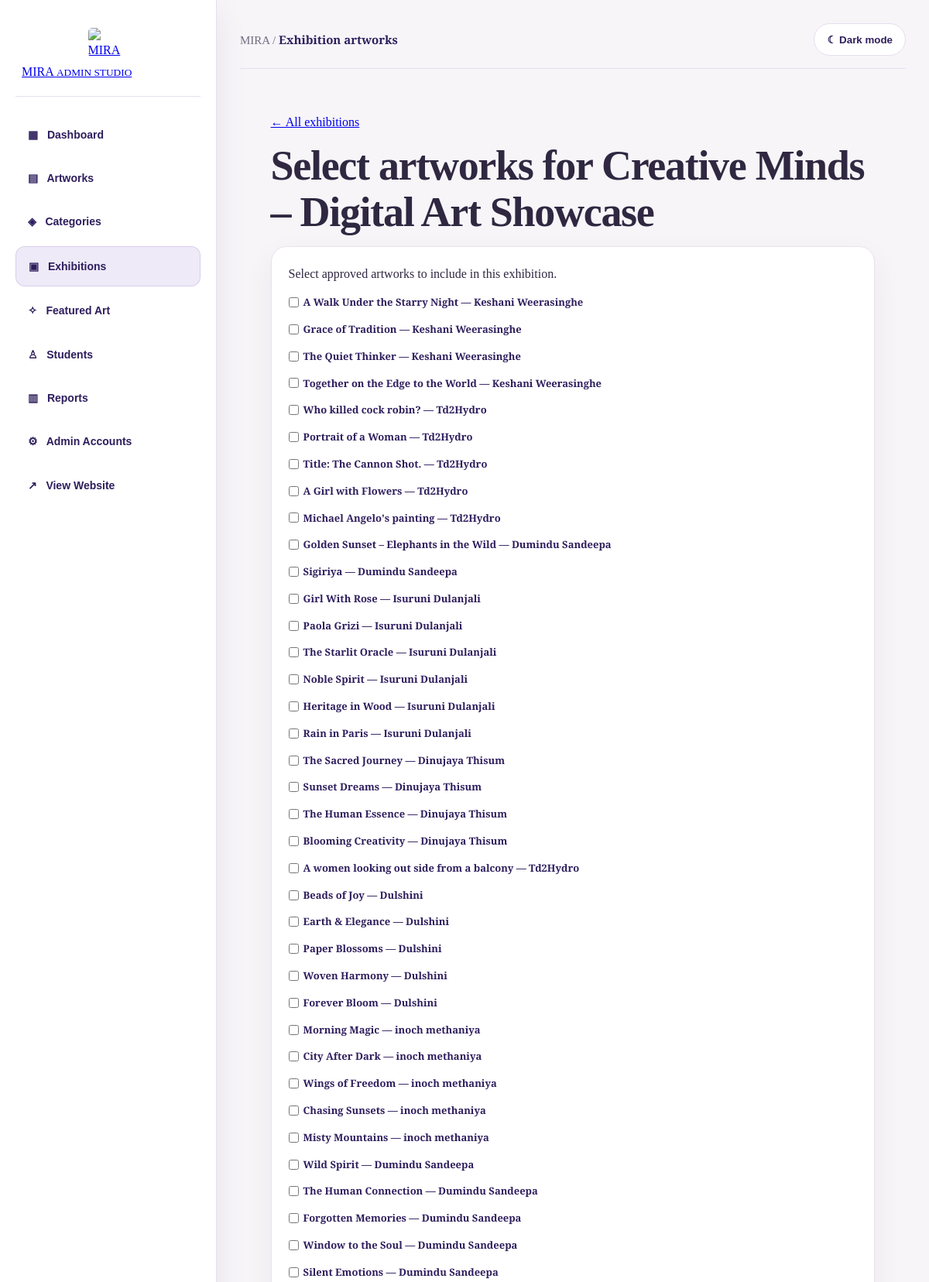
/admin/event-artworks.php?event_id=2 (signed in, upper part), run on the app's committed database.
### tables this page shows
CREATE TABLE `events` (
  `event_id` int(11) NOT NULL,
  `event_name` varchar(500) NOT NULL,
  `description` text DEFAULT NULL,
  `event_date` datetime NOT NULL,
  `location` varchar(250) DEFAULT NULL,
  `created_at` timestamp NOT NULL DEFAULT current_timestamp(),
  `title` varchar(500) DEFAULT NULL,
  `venue` varchar(250) DEFAULT NULL,
  `starts_at` datetime DEFAULT NULL,
  `ends_at` datetime DEFAULT NULL,
  `registration_deadline` datetime DEFAULT NULL,
  `capacity` int(11) NOT NULL DEFAULT 100,
  `poster_path` varchar(255) DEFAULT NULL,
  `status` varchar(30) NOT NULL DEFAULT 'draft',
  `created_by` int(11) DEFAULT NULL
);

CREATE TABLE `artworks` (
  `artwork_id` int(11) NOT NULL,
  `user_id` int(11) NOT NULL,
  `category_id` int(11) NOT NULL,
  `title` varchar(200) NOT NULL,
  `description` text DEFAULT NULL,
  `status` varchar(100) DEFAULT 'pending',
  `is_featured` tinyint(1) DEFAULT 0,
  `created_at` timestamp NOT NULL DEFAULT current_timestamp(),
  `rejection_reason` text DEFAULT NULL,
  `reviewed_at` timestamp NULL DEFAULT NULL,
  `reviewed_by` int(11) DEFAULT NULL,
  `featured_order` int(11) DEFAULT NULL
);

CREATE TABLE `users` (
  `USER_ID` int(11) NOT NULL,
  `FULL_NAME` varchar(100) NOT NULL,
  `EMAIL` varchar(250) NOT NULL,
  `PASSWORD` varchar(200) NOT NULL,
  `ROLE` enum('STUDENT','ARTIST','ADMIN') DEFAULT 'STUDENT',
  `CREATED_AT` timestamp NOT NULL DEFAULT current_timestamp(),
  `ABOUT_ARTIST` text DEFAULT NULL,
  `PROFILE_PHOTO` varchar(255) DEFAULT NULL,
  `COVER_PHOTO` varchar(255) DEFAULT NULL,
  `account_status` varchar(20) NOT NULL DEFAULT 'active',
  `profile_image` varchar(255) DEFAULT NULL
);

### event-common.php (called while the page is built, shortened)
<?php
function eventEsc($value): string {return htmlspecialchars((string)$value, ENT_QUOTES | ENT_SUBSTITUTE, 'UTF-8');}

### admin/event-artworks.php (the view, shortened to what this page needs)
<?php
require __DIR__.'/auth.php';require __DIR__.'/../event-common.php';
$eid=filter_input(INPUT_GET,'event_id',FILTER_VALIDATE_INT) ?: filter_var($_POST['event_id']??null,FILTER_VALIDATE_INT);
$s=$conn->prepare('SELECT title FROM events WHERE event_id=?');$s->bind_param('i',$eid);$s->execute();$event=$s->get_result()->fetch_assoc();$s->close();if(!$event){http_response_code(404);exit('Exhibition not found');}
$s=$conn->prepare("SELECT a.artwork_id,a.title,u.FULL_NAME AS artist_name,EXISTS(SELECT 1 FROM event_artworks ea WHERE ea.event_id=? AND ea.artwork_id=a.artwork_id) AS selected FROM artworks a JOIN users u ON u.USER_ID=a.user_id WHERE LOWER(a.status)='approved' ORDER BY a.created_at DESC");$s->bind_param('i',$eid);$s->execute();$artworks=$s->get_result()->fetch_all(MYSQLI_ASSOC);$s->close();
?><!doctype html><html><head><link rel="stylesheet" href="admin.css"><link rel="stylesheet" href="../event.css"><link rel="stylesheet" href="../mira-design-system.css?v=1">
<link rel="stylesheet" href="mira-admin-polish.css?v=1">
</head><body class="admin-page"><div class="admin-layout"><?php  require __DIR__.'/sidebar.php'; ?><main class="admin-main"><header class="admin-topbar"><p class="admin-breadcrumb">MIRA / <strong>Exhibition artworks</strong></p><button id="themeToggle" class="admin-theme-toggle" type="button"></button></header><div class="event-container"><a href="events.php">← All exhibitions</a><h1>Select artworks for <?=eventEsc($event['title'])?></h1><form method="post" class="event-card event-form"><p>Select approved artworks to include in this exhibition.</p><?php foreach($artworks as $a):?><label class="event-checkbox"><input type="checkbox" name="artworks[]" value="<?= (int)$a['artwork_id'] ?>" <?=$a['selected']?'checked':''?>><?=eventEsc($a['title'])?> — <?=eventEsc($a['artist_name'])?></label><?php endforeach;?></form></div></main></div></body></html>

### admin/admin.css (style rules this page uses)
:root { --bg: #f5f2f7; --surface: #ffffff; --surface-soft: #f8f5fb; --text: #2e1e5d; --muted: #756c81; --border: #e7deef; --accent-1: #ff8a3d; --accent-2: #e04b7a; --accent-3: #7654bb; --shadow: 0 15px 40px rgba(46, 30, 93, 0.08); --glass: rgba(255, 255, 255, 0.55); }
* { margin: 0; padding: 0; box-sizing: border-box; }
body.admin-page { font-family: "Cormorant Garamond", serif; background: var(--bg); color: var(--text); min-height: 100vh; line-height: 1.6; }
.admin-layout { display: grid; grid-template-columns: 280px 1fr; min-height: 100vh; }
.admin-main { padding: 28px; }
.admin-topbar { display: flex; justify-content: space-between; align-items: center; gap: 18px; margin-bottom: 28px; padding-bottom: 16px; border-bottom: 1px solid var(--border); }
.admin-breadcrumb { color: var(--muted); font-size: 15px; }
.admin-breadcrumb strong { color: var(--text); }
.admin-theme-toggle { height: 42px; padding: 0 16px; border-radius: 22px; border: 1px solid var(--border); background: var(--surface); color: var(--text); cursor: pointer; font-weight: 600; }

### event.css (style rules this page uses)
:root { --ev-bg:#f5f2f7;--ev-card:#fff;--ev-text:#2e1e5d;--ev-muted:#756c81;--ev-border:#e6dfea;--ev-soft:#f9f5fb }
.event-container { max-width:1250px;margin:auto;padding:28px 24px 70px }
.event-container h1 { font:700 clamp(36px,5vw,58px)/1.13 'Cormorant Garamond',serif;margin:13px 0 }
.event-card { background:var(--ev-card);border:1px solid var(--ev-border);border-radius:24px;padding:25px;box-shadow:0 12px 30px rgba(46,30,93,.07) }
.event-form { display:grid;gap:14px }
.event-form label { display:grid;gap:6px;color:var(--ev-text);font-size:13px;font-weight:600 }
.event-form input,.event-form textarea,.event-form select,.event-table select { padding:12px;border:1px solid var(--ev-border);border-radius:12px;background:var(--ev-soft);color:var(--ev-text);width:100%;font:inherit }
.event-checkbox { display:flex!important;flex-direction:row;align-items:center;gap:12px }
.event-checkbox input { width:auto }

### mira-design-system.css (style rules this page uses)
:root { --design-bg:#f7f5f8;--design-card:#fff;--design-ink:#302741;--design-muted:#746a80;--design-border:#e9e2ed;--design-purple:#7352ae;--design-shadow:0 14px 42px rgba(38,28,59,.055) }
body.mira-gallery-page,body.event-page,body.mira-profile-page,body.admin-page { background:var(--design-bg)!important;color:var(--design-ink) }
.mira-gallery-wrap,.event-container,.mira-profile-container,.profile-container { max-width:1240px!important;padding-left:clamp(18px,3.3vw,42px)!important;padding-right:clamp(18px,3.3vw,42px)!important;margin-left:auto!important;margin-right:auto!important }
.mira-gallery-heading h1,.event-container>h1,.profile-heading h1,.mira-profile-container .profile-hero h1 { font-family:Georgia,'Times New Roman',serif!important;color:var(--design-ink)!important;letter-spacing:-1.3px;font-size:clamp(38px,4.5vw,61px)!important;line-height:1.12!important }
.mira-artist-card,.event-card,.profile-card,.profile-panel,.admin-panel,.stat-card { background:var(--design-card)!important;color:var(--design-ink)!important;border:1px solid var(--design-border)!important;border-radius:20px!important;box-shadow:var(--design-shadow)!important }
.event-card { padding:22px!important }
.event-card p { overflow-wrap:anywhere }
.event-form input,.event-form textarea,.event-form select,.profile-form input,.profile-form textarea { border-radius:11px!important;border-color:var(--design-border)!important;font-family:Arial,Helvetica,sans-serif!important }
.admin-main { max-width:1700px;width:100%;min-width:0;padding:clamp(18px,2.5vw,34px)!important }
.admin-topbar { gap:15px!important }
:where(a,button,input,select,textarea):focus-visible { outline:3px solid #9c72d4!important;outline-offset:3px }

### data on the page
events: title "Creative Minds – Digital Art Showcase"
artworks: title "A Walk Under the Starry Night", user.FULL_NAME "Keshani Weerasinghe"
artworks: title "Grace of Tradition", user.FULL_NAME "Keshani Weerasinghe"
artworks: title "The Quiet Thinker", user.FULL_NAME "Keshani Weerasinghe"
artworks: title "Together on the Edge to the World", user.FULL_NAME "Keshani Weerasinghe"
artworks: title "Who killed cock robin?", user.FULL_NAME "Td2Hydro"
artworks: title "Portrait of a Woman", user.FULL_NAME "Td2Hydro"
artworks: title "Title: The Cannon Shot.", user.FULL_NAME "Td2Hydro"
artworks: title "A Girl with Flowers", user.FULL_NAME "Td2Hydro"
artworks: title "Michael Angelo's painting", user.FULL_NAME "Td2Hydro"
artworks: title "Golden Sunset – Elephants in the Wild", user.FULL_NAME "Dumindu Sandeepa"
artworks: title "Sigiriya", user.FULL_NAME "Dumindu Sandeepa"
artworks: title "Girl With Rose", user.FULL_NAME "Isuruni Dulanjali"
artworks: title "Paola Grizi", user.FULL_NAME "Isuruni Dulanjali"
artworks: title "The Starlit Oracle", user.FULL_NAME "Isuruni Dulanjali"
artworks: title "Noble Spirit", user.FULL_NAME "Isuruni Dulanjali"
artworks: title "Heritage in Wood", user.FULL_NAME "Isuruni Dulanjali"
artworks: title "Rain in Paris", user.FULL_NAME "Isuruni Dulanjali"
artworks: title "The Sacred Journey", user.FULL_NAME "Dinujaya Thisum"
artworks: title "Sunset Dreams", user.FULL_NAME "Dinujaya Thisum"
artworks: title "The Human Essence", user.FULL_NAME "Dinujaya Thisum"
artworks: title "Blooming Creativity", user.FULL_NAME "Dinujaya Thisum"
artworks: title "A women looking out side from a balcony", user.FULL_NAME "Td2Hydro"
artworks: title "Beads of Joy", user.FULL_NAME "Dulshini"
artworks: title "Earth & Elegance", user.FULL_NAME "Dulshini"
artworks: title "Paper Blossoms", user.FULL_NAME "Dulshini"
artworks: title "Woven Harmony", user.FULL_NAME "Dulshini"
artworks: title "Forever Bloom", user.FULL_NAME "Dulshini"
artworks: title "Morning Magic", user.FULL_NAME "inoch methaniya"
artworks: title "City After Dark", user.FULL_NAME "inoch methaniya"
artworks: title "Wings of Freedom", user.FULL_NAME "inoch methaniya"
artworks: title "Chasing Sunsets", user.FULL_NAME "inoch methaniya"
artworks: title "Misty Mountains", user.FULL_NAME "inoch methaniya"
artworks: title "Wild Spirit", user.FULL_NAME "Dumindu Sandeepa"
artworks: title "The Human Connection", user.FULL_NAME "Dumindu Sandeepa"
artworks: title "Forgotten Memories", user.FULL_NAME "Dumindu Sandeepa"
artworks: title "Window to the Soul", user.FULL_NAME "Dumindu Sandeepa"
artworks: title "Silent Emotions", user.FULL_NAME "Dumindu Sandeepa"
